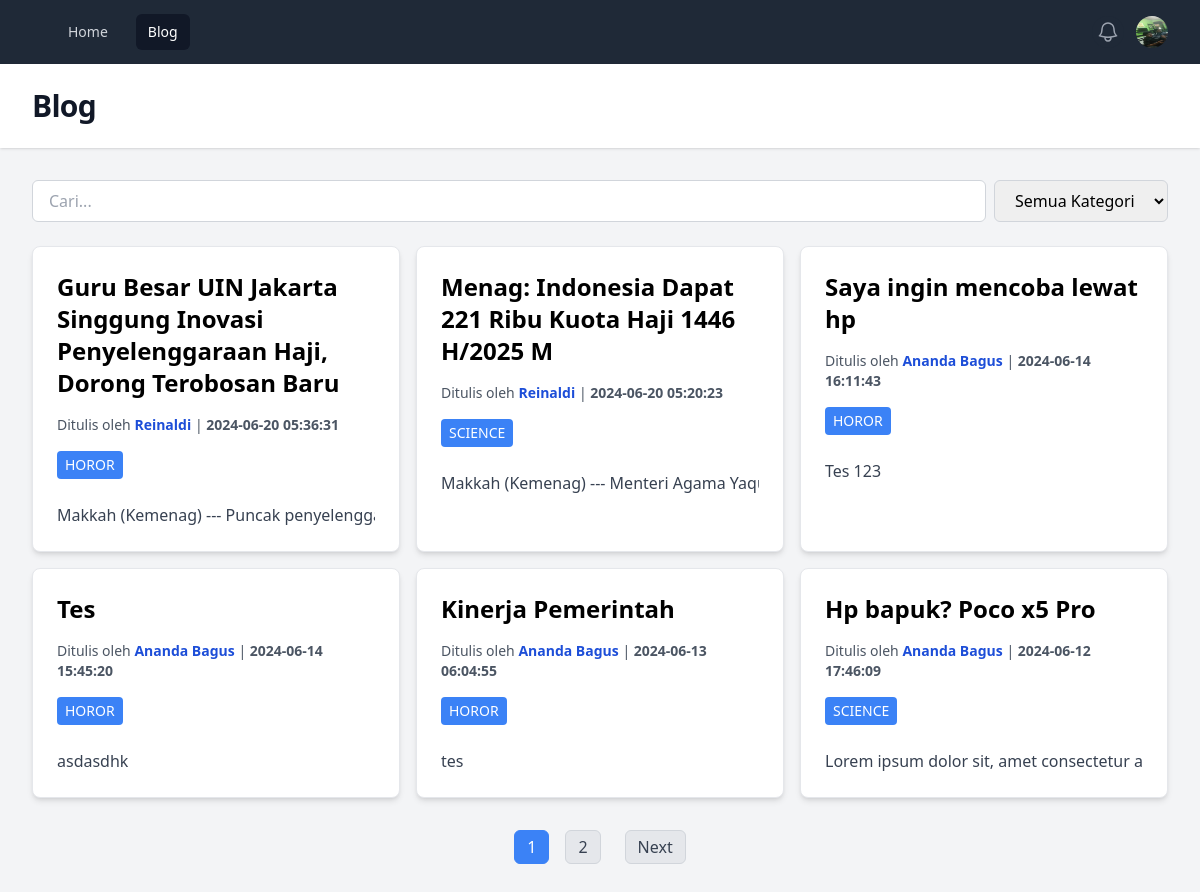
The app's page /public/blog (signed in) with its own data.
### tables this page shows
CREATE TABLE `blogs` (
  `id_blog` varchar(25) NOT NULL,
  `judul` text,
  `body` text,
  `foto_blogs` varchar(25) DEFAULT NULL,
  `id_author` varchar(25) DEFAULT NULL,
  `time_stamp` timestamp NOT NULL DEFAULT CURRENT_TIMESTAMP
);

CREATE TABLE `members` (
  `id` varchar(25) NOT NULL,
  `nama_a` varchar(50) NOT NULL,
  `no_hp` varchar(50) NOT NULL,
  `id_dusun` varchar(50) NOT NULL,
  `rt` int NOT NULL,
  `foto` varchar(25) DEFAULT NULL,
  `id_status` varchar(25) DEFAULT NULL
);

CREATE TABLE `kategories` (
  `id_kategori` varchar(25) NOT NULL,
  `kategori` varchar(50) NOT NULL
);

### app/core/Controller.php (called while the page is built, shortened)
<?php
class Controller
{
    public function view($view, $data = [])
    {
        require_once '../app/views/' . $view . '.php';
    }
    public function model($model)
    {
        return new $model;
    }
}

### app/controllers/Blog.php (called while the page is built, shortened)
<?php
class Blog extends Controller
{
    public function index()
    {
        $data['head'] = "Blog";
        $data['current_page'] = "Blog";
        $currentPage = isset($_GET['page']) ? $_GET['page'] : 1;
        $itemsPerPage = 6;
        $searchQuery = isset($_GET['search']) ? $_GET['search'] : '';
        $categoryFilter = isset($_GET['id_kategori']) ? $_GET['id_kategori'] : '';
        $offset = ($currentPage - 1) * $itemsPerPage;
        $data['isi'] = $this->model('Blog_model')->getAllBlogsPaginated($searchQuery, $categoryFilter, $itemsPerPage, $offset);
        $totalBlogs = $this->model('Blog_model')->countAllBlogs($searchQuery, $categoryFilter);
        $totalPages = ceil($totalBlogs / $itemsPerPage);
        $data['kategories'] = $this->model('Blog_model')->getKategories();
        if (isset($_SESSION['user_id'])) {
            $data['foto'] = $this->model('User_model')->getProfilePhoto($_SESSION['user_id']);
        } else {
            $data['foto'] = '';
        }
        $data['currentPage'] = $currentPage;
        $data['totalPages'] = $totalPages;
        $this->view('blogs/index', $data);
    }
}

### app/core/App.php (called while the page is built, shortened)
<?php
class App
{
    protected $method = 'index';
    protected $params = [];
    public function __construct()
    {
        $this->controller = new $this->controller;
        call_user_func_array([$this->controller, $this->method,], $this->params);
    }
}

### public/index.php (called while the page is built, shortened)
<?php
$app = new App;

### app/core/Database.php (called while the page is built, shortened)
<?php
class Database
{
    private $host = DB_HOST;
    private $user = DB_USER;
    private $pass = DB_PASS;
    private $db_name = DB_NAME;
    private $dbh;
    private $stmt;
    public function __construct()
    {
        $dsn = 'mysql:host=' . $this->host . ';dbname=' . $this->db_name . '';
        $option = [
            PDO::ATTR_PERSISTENT => true,
            PDO::ATTR_ERRMODE => PDO::ERRMODE_EXCEPTION
        ];
        try {
            $this->dbh = new PDO($dsn, $this->user, $this->pass, $option);
        } catch (PDOException $e) {
            die($e->getMessage());
        }
    }
    public function query($query)
    {
        $this->stmt = $this->dbh->prepare($query);
    }
    public function bind($param, $value, $type = null)
    {
        if (is_null($type)) {
            switch (true) {
                case is_int($value):
                    $type = PDO::PARAM_INT;
                    break;
                default:
                    $type = PDO::PARAM_STR;
            }
        }
        $this->stmt->bindValue($param, $value, $type);
    }
    public function execute()
    {
        try {
            return $this->stmt->execute();
        } catch (PDOException $e) {
            $errorInfo = $this->stmt->errorInfo();
            throw new PDOException("Error executing query: " . $errorInfo[2]);
        }
    }
    public function resultSet()
    {
        $this->execute();
        return $this->stmt->fetchAll(PDO::FETCH_ASSOC);
    }
}

### app/models/Blog_model.php (called while the page is built, shortened)
<?php
class Blog_model
{
    private $table = 'blogs';
    private $db;
    public function __construct()
    {
        $this->db = new Database;
    }
    public function getAllBlogsPaginated($searchQuery, $categoryFilter, $limit, $offset)
    {
        $sql = 'SELECT b.*, m.nama_a
            FROM ' . $this->table . ' b
            JOIN members m ON b.id_author = m.id ';
        $binds = [
            ':limit' => $limit,
            ':offset' => $offset
        ];
        $sql .= ' ORDER BY b.time_stamp DESC
              LIMIT :limit OFFSET :offset';
        $this->db->query($sql);
        foreach ($binds as $key => $value) {
            $this->db->bind($key, $value);
        }
        $blogs = $this->db->resultSet();
        foreach ($blogs as &$blog) {
            $blog['kategories'] = $this->getCategoriesByBlogId($blog['id_blog']);
        }
        return $blogs;
    }
    public function countAllBlogs($searchQuery = '', $categoryFilter = '')
    {
        $sql = 'SELECT COUNT(*) as total
            FROM ' . $this->table . ' b ';
        $this->db->query($sql);
        $row = $this->db->single();
        return $row['total'];
    }
    public function getCategoriesByBlogId($blogId)
    {
        $this->db->query('SELECT k.kategori nama_kategori FROM kategories k INNER JOIN blog_kategori bk ON k.id_kategori = bk.id_kategori WHERE bk.id_blog = :blog_id ');
        $this->db->bind(':blog_id', $blogId);
        return $this->db->resultSet();
    }
    public function getKategories()
    {
        $this->db->query('SELECT * FROM kategories');
        return $this->db->resultSet();
    }
}

### app/views/blogs/index.php (the view, shortened to what this page needs)
<div id="blogApp" data-current-page="<?= $data['currentPage'] ?>" data-total-pages="<?= $data['totalPages'] ?>">
    <div class="flex flex-col md:flex-row justify-between items-center mb-6 gap-2">
        <div class="mb-4 md:mb-0 w-full">
            <input id="searchInput" type="text" placeholder="Cari..." class="w-full bg-white px-4 py-2 border border-gray-300 rounded-md focus:outline-none focus:ring-blue-500 focus:border-blue-500">
        </div>
        <div class="flex items-center space-x-2 gap-2">
            <select id="categoryFilter" class="px-4 py-2 border border-gray-300 rounded-md focus:outline-none focus:ring-blue-500 focus:border-blue-500">
                <option value="">Semua Kategori</option>
            </select>
        </div>
    </div>
    <div class="grid grid-cols-1 sm:grid-cols-2 md:grid-cols-3 gap-4" id="contentGrid">
        <?php foreach ($data['isi'] as $blog) : ?>
            <div class="konten p-6 rounded-lg shadow-md border tracking-normal bg-white blog-item" data-title="<?= htmlspecialchars($blog['judul'], ENT_QUOTES, 'UTF-8') ?>" data-categories="<?= htmlspecialchars(json_encode(array_column($blog['kategories'], 'id_kategori')), ENT_QUOTES, 'UTF-8') ?>">
                <a href="<?= BASEURL ?>/blog/detail_blog?id=<?= $blog['id_blog'] ?>">
                    <h2 class="text-xl md:text-2xl font-bold mb-4"><?= htmlspecialchars($blog['judul'], ENT_QUOTES, 'UTF-8') ?></h2>
                </a>
                <p class="text-gray-600 text-sm mb-4">Ditulis oleh <span class="font-semibold text-blue-700"><?= htmlspecialchars($blog['nama_a'], ENT_QUOTES, 'UTF-8') ?></span> | <span class="font-semibold"><?= htmlspecialchars($blog['time_stamp'], ENT_QUOTES, 'UTF-8') ?></span></p>
                <div class="mb-4">
                    <?php foreach ($blog['kategories'] as $kategori) : ?>
                        <span data-categories="<?= htmlspecialchars($kategori['id_kategori'], ENT_QUOTES, 'UTF-8') ?>" class="kategori_f inline-block mr-2 mb-2 px-2 py-1 bg-blue-500 text-white rounded text-sm"><?= htmlspecialchars($kategori['nama_kategori'], ENT_QUOTES, 'UTF-8') ?></span>
                    <?php endforeach; ?>
                </div>
                <p class="text-gray-700 truncate line-clamp-2"><?= htmlspecialchars($blog['body'], ENT_QUOTES, 'UTF-8') ?></p>
            </div>
        <?php endforeach; ?>
    </div>
    <div class="pagination flex items-center justify-center mt-8 gap-2">
        <?php if ($data['totalPages'] > 1) : ?>
            <?php for ($i = 1; $i <= $data['totalPages']; $i++) : ?>
                <?php if ($i == $data['currentPage']) : ?>
                    <span class="pagination-page px-3 py-1 bg-blue-500 text-white border border-blue-500 rounded-md mr-2"><?= $i ?></span>
                <?php else : ?>
                    <a href="#" class="pagination-page px-3 py-1 bg-gray-200 border border-gray-300 text-gray-700 rounded-md mr-2" data-page="<?= $i ?>"><?= $i ?></a>
                <?php endif; ?>
            <?php endfor; ?>
            <?php if ($data['currentPage'] < $data['totalPages']) : ?>
                <a href="#" class="pagination-next px-3 py-1 bg-gray-200 border border-gray-300 text-gray-700 rounded-md ml-2" data-page="<?= $data['currentPage'] + 1 ?>">Next</a>
            <?php endif; ?>
        <?php endif; ?>
    </div>
</div>

### records on screen
blogs: judul "Guru Besar UIN Jakarta Singgung Inovasi Penyelenggaraan Haji, Dorong Terobosan Baru", id_author.nama_a "Reinaldi", time_stamp "2024-06-20 05:36:31", body "Makkah (Kemenag) --- Puncak penyelen…"
kategories: kategori "HOROR"
blogs: judul "Menag: Indonesia Dapat 221 Ribu Kuota Haji 1446 H/2025 M", id_author.nama_a "Reinaldi", time_stamp "2024-06-20 05:20:23", body "Makkah (Kemenag) --- Menteri Agama Y…"
kategories: kategori "SCIENCE"
blogs: judul "Saya ingin mencoba lewat hp", id_author.nama_a "Ananda Bagus", time_stamp "2024-06-14 16:11:43", body "Tes 123"
blogs: judul "Tes", id_author.nama_a "Ananda Bagus", time_stamp "2024-06-14 15:45:20", body "asdasdhk"
blogs: judul "Kinerja Pemerintah", id_author.nama_a "Ananda Bagus", time_stamp "2024-06-13 06:04:55", body "tes"
blogs: judul "Hp bapuk? Poco x5 Pro", id_author.nama_a "Ananda Bagus", time_stamp "2024-06-12 17:46:09", body "Lorem ipsum dolor sit, amet consectetur…"

### other values on screen
$data['head'] "Blog"
